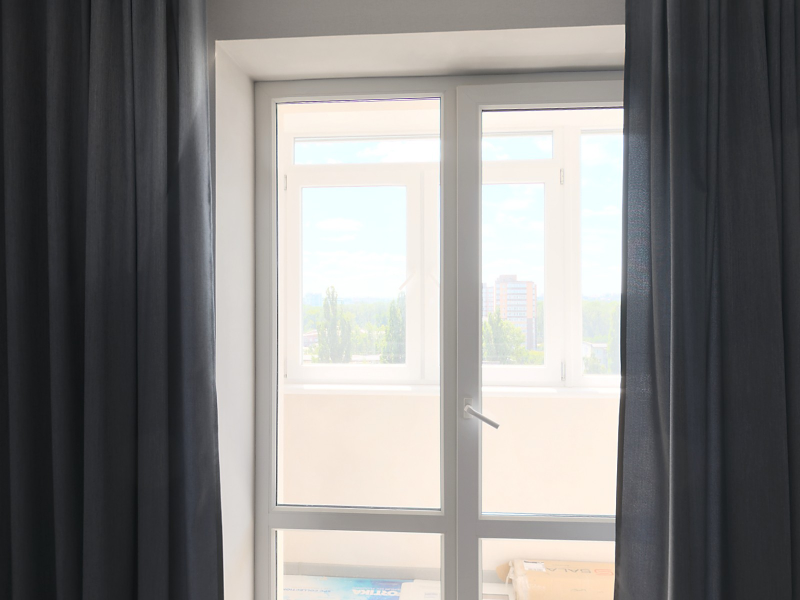
#> input picture tests/fixtures/field-rooms/photos/empty-room-wall1-1x.jpg, 1600 x 1200 px (shown at 1/2 size)
$ python grid.py ../photos/empty-room-wall1-1x.jpg ../photos/empty-room-wall2-1x.jpg
#> lines starting #> are read from the running program, lines starting #| are printed output that depends on the picture
import sys
from PIL import Image, ImageDraw
src,dst=sys.argv[1],sys.argv[2]
im=Image.open(src).convert('RGB'); im=im.resize((1800,900))
#> further down, im is the input picture: PIL image 1600x1200 RGB; mean R, G, B 134, 132.3, 130.9
#> after `im = im.resize((1800, 900))`:
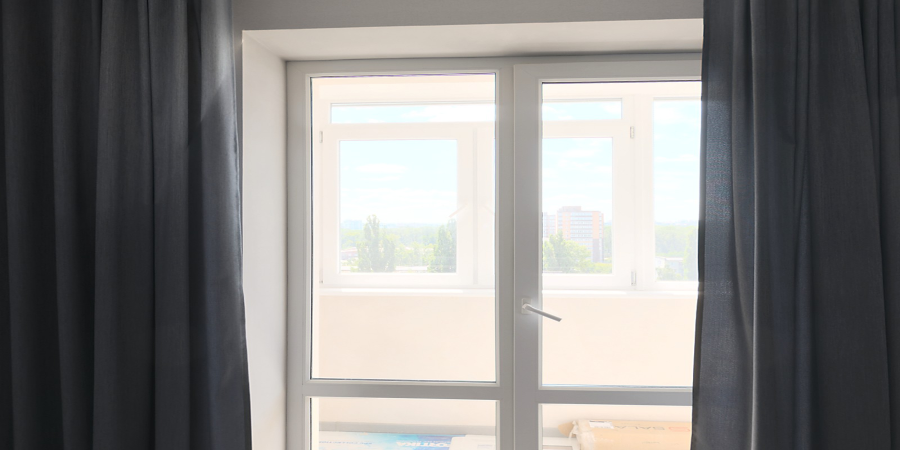
#> im: PIL image 1800x900 RGB (shown at 1/2 size); mean R, G, B 134, 132.3, 130.9
d=ImageDraw.Draw(im); W,H=im.size
#> after `W, H = im.size`: W = 1800; H = 900
for deg in range(-180,181,10):
    x=(deg+180)/360*W
    d.line([(x,0),(x,H)],fill=(255,0,0) if deg%90==0 else (255,255,0),width=2 if deg%90==0 else 1)
    d.text((x+3,H*0.52),str(deg),fill=(255,0,0))
for el in (-60,-45,-30,-20,-10,0,10,20,30):
    y=(90-el)/180*H; d.line([(0,y),(W,y)],fill=(0,255,255),width=1); d.text((3,y+2),str(el),fill=(0,255,255))
im.save(dst)
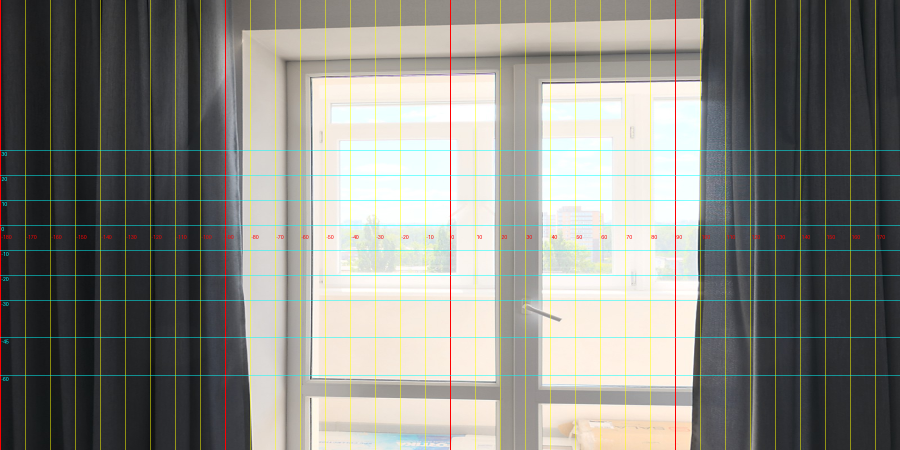
#> saved as empty-room-wall2-1x.jpg: PIL image 1800x900 RGB (shown at 1/2 size); mean R, G, B 135.4, 135, 129.1

$ run again, on tests/fixtures/field-rooms/photos/empty-room-wall3-1x.jpg
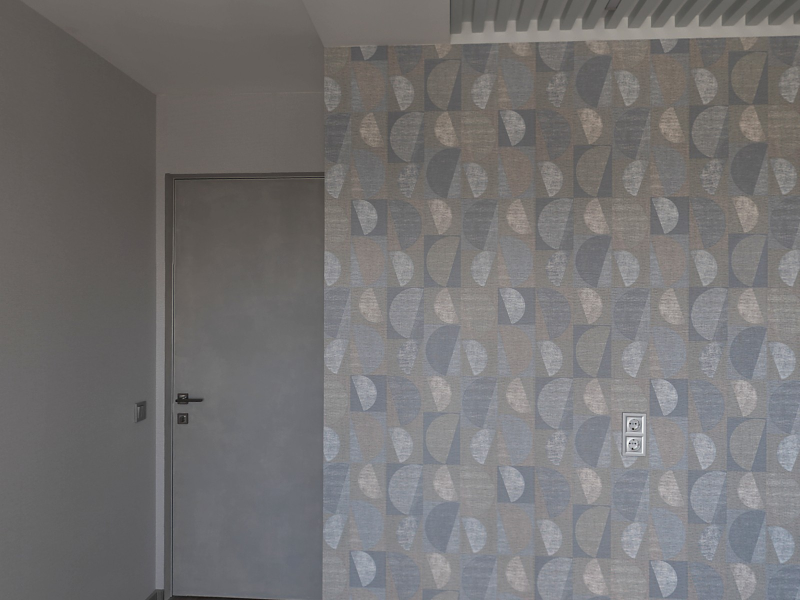
#> input picture tests/fixtures/field-rooms/photos/empty-room-wall3-1x.jpg, 1600 x 1200 px (shown at 1/2 size)
#> im is the input picture: PIL image 1600x1200 RGB; mean R, G, B 116.4, 114.7, 114.9
#> `im = im.resize((1800, 900))`:
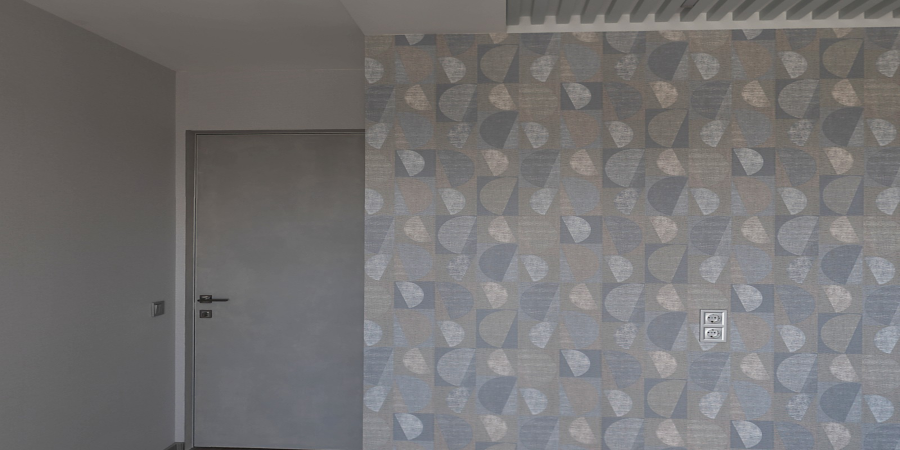
#> im: PIL image 1800x900 RGB (shown at 1/2 size); mean R, G, B 116.4, 114.7, 114.9
#> `im.save(dst)`:
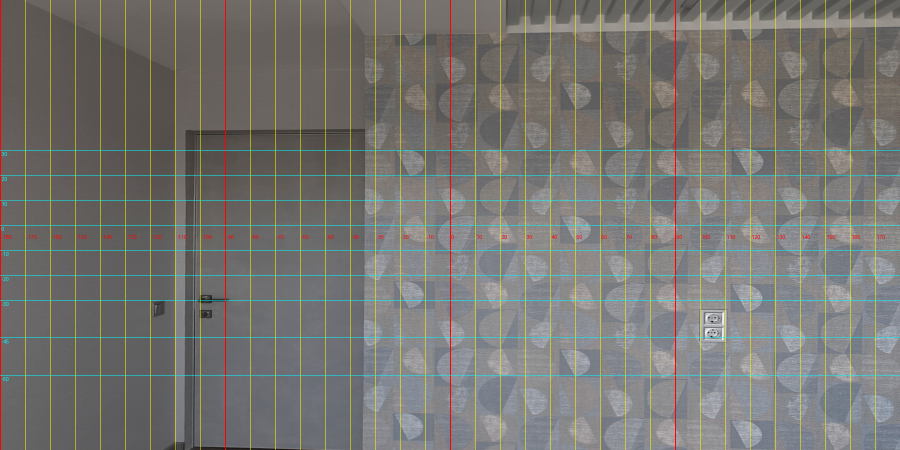
#> saved as empty-room-wall3-1x.jpg: PIL image 1800x900 RGB (shown at 1/2 size); mean R, G, B 118.3, 117.9, 113.6

$ run again, on tests/fixtures/field-rooms/photos/empty-room-wall4-1x.jpg
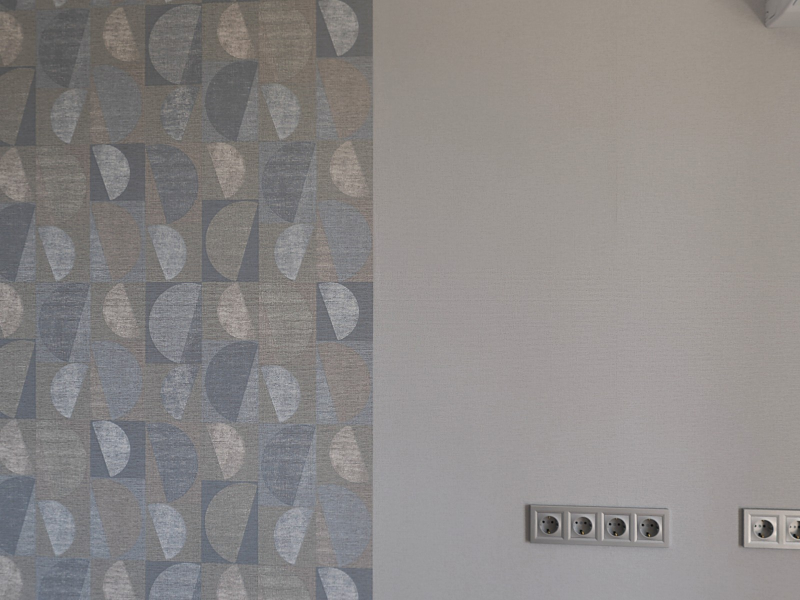
#> input picture tests/fixtures/field-rooms/photos/empty-room-wall4-1x.jpg, 1600 x 1200 px (shown at 1/2 size)
#> im is the input picture: PIL image 1600x1200 RGB; mean R, G, B 139.7, 136.4, 135.2
#> `im = im.resize((1800, 900))`:
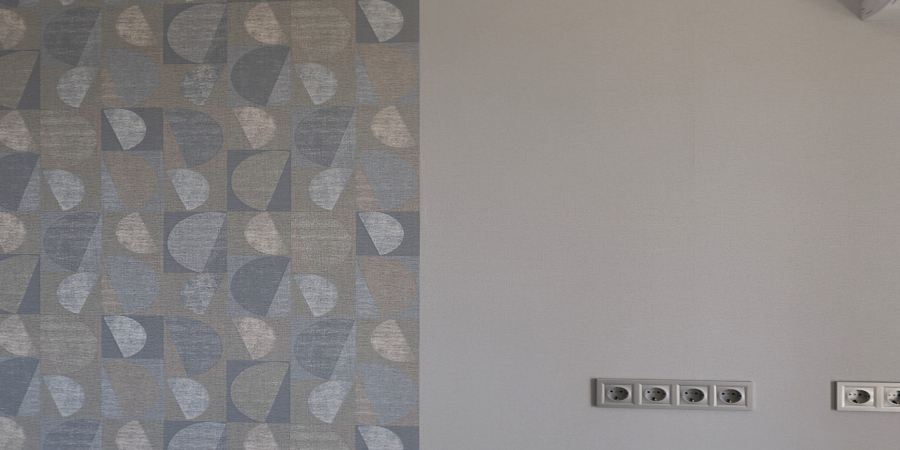
#> im: PIL image 1800x900 RGB (shown at 1/2 size); mean R, G, B 139.7, 136.4, 135.2
#> `im.save(dst)`:
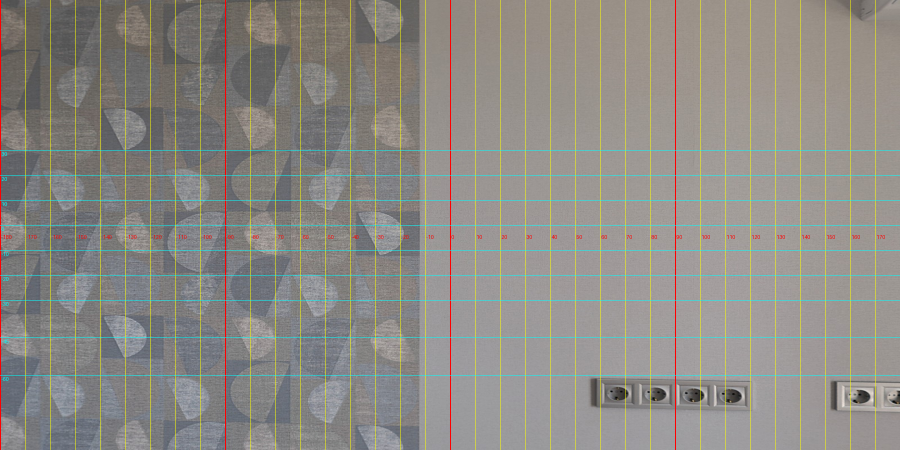
#> saved as empty-room-wall4-1x.jpg: PIL image 1800x900 RGB (shown at 1/2 size); mean R, G, B 140.9, 138.9, 133.3

$ run again, on tests/fixtures/field-rooms/photos/empty-room-wall1-ultrawide.jpg
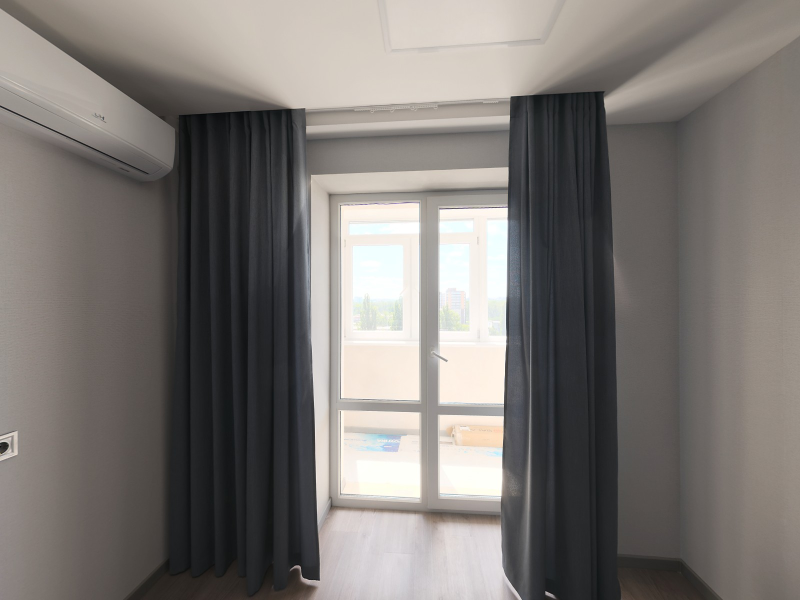
#> input picture tests/fixtures/field-rooms/photos/empty-room-wall1-ultrawide.jpg, 1600 x 1200 px (shown at 1/2 size)
#> im is the input picture: PIL image 1600x1200 RGB; mean R, G, B 123.6, 119, 115.5
#> `im = im.resize((1800, 900))`:
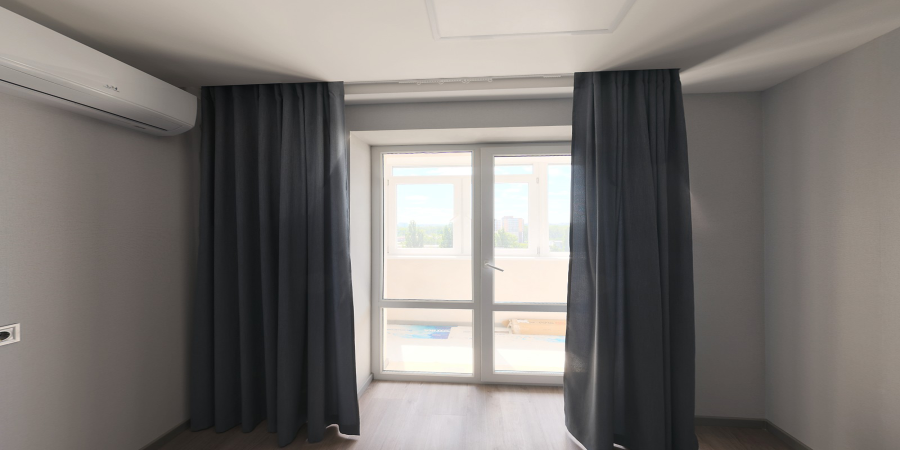
#> im: PIL image 1800x900 RGB (shown at 1/2 size); mean R, G, B 123.6, 119, 115.5
#> `im.save(dst)`:
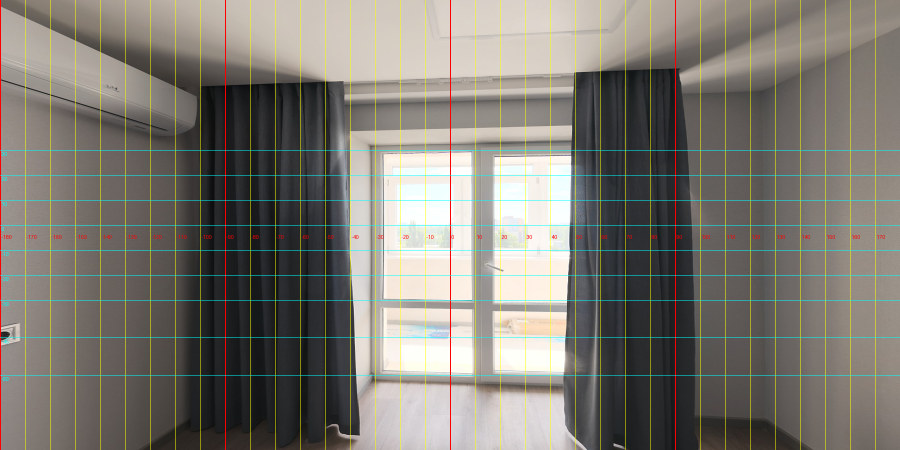
#> saved as empty-room-wall1-ultrawide.jpg: PIL image 1800x900 RGB (shown at 1/2 size); mean R, G, B 125.5, 122.2, 114.3
